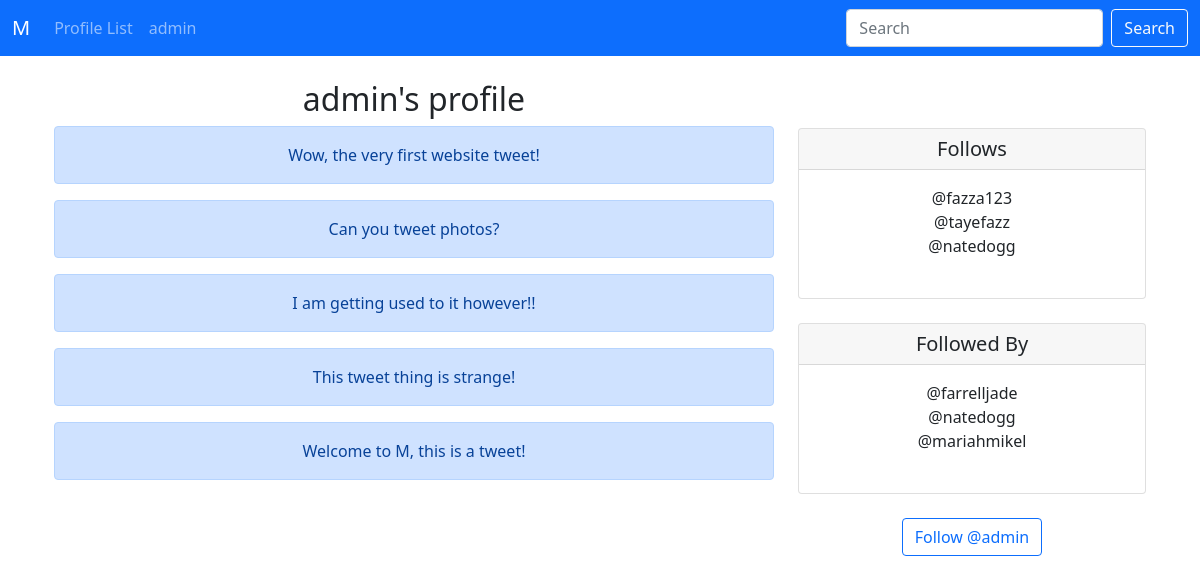
Screenshot of /profile/1 (signed in) with the database file from the repository.
### m/models.py (models this page shows, shortened)
class Profile(models.Model):
    user = models.OneToOneField(User, on_delete=models.CASCADE)
    follows = models.ManyToManyField("self",
                                     related_name="followed_by",
                                     symmetrical=False,
                                     blank=True)
    date_modified = models.DateTimeField(User, auto_now=True)
    def __str__(self):
        return self.user.username

class Tweet(models.Model):
    user = models.ForeignKey(User, related_name="tweets", on_delete=models.DO_NOTHING)
    body = models.CharField(max_length=200)
    created_at = models.DateTimeField(auto_now_add=True)

### m/views.py (the view, shortened to what this page needs)
# urls.py: path('profile/<int:pk>', views.profile, name="profile"),
def profile(request, pk):
    if request.user.is_authenticated:
        tweets = Tweet.objects.filter(user_id=pk).order_by("-created_at")  # get tweets from latest to oldest with "-created_at".
        profile = Profile.objects.get(user_id=pk)
        context = {
            'tweets': tweets,
            'profile': profile
        }
        return render(request, 'm/profile.html', context)
    else:
        messages.error(request, "You must be logged in to view this page...")
        return redirect('m:home')

### m/templates/m/profile.html (shortened to what this page needs)
{% extends 'm/base.html' %}
{% block content %}
  {% if profile %}
    <div class="container text-center">
      <div class="row">
        <div class="col-8">
          <h2>{{ profile.user.username }}'s profile</h2>
          {% if tweets %}
            {% for tweet in tweets %}
            <div class="alert alert-primary" role="alert">
              {{ tweet.body }}
            </div>
            {% endfor %}
          {% endif %}
        </div>
        <div class="col-4">
          <br/><br/>
            <div class="card">
              <h5 class="card-header">Follows</h5>
                <div class="card-body">
                  <p class="card-text">
                    {% for following in profile.follows.all %}
                    <a href="{% url 'm:profile' following.user.id %}" style="text-decoration: none; color: inherit;">@{{ following }}</a><br/>
                    {% endfor %}
                    <br/>
                  </p>
                </div>
            </div><br/>
            <div class="card">
                <h5 class="card-header">Followed By</h5>
                  <div class="card-body">
                    <p class="card-text">
                      {% for following in profile.followed_by.all %}
                      <a href="{% url 'm:profile' following.user.id %}" style="text-decoration: none; color: inherit;">@{{ following }}</a><br/>
                      {% endfor %}
                      <br/>
                    </p>
                  </div>
            </div><br/>
              <form method=POST>
                {% if profile in user.profile.follows.all %}
                  <button class="btn btn-outline-danger" name="follow" value="unfollow"
                  type="submit">Unfollow @{{ profile.user.username }}</button>
                {% else %}
                  <button class="btn btn-outline-primary" name="follow" value="follow"
                  type="submit">Follow @{{ profile.user.username }}</button>
                {% endif %}
              </form>
        </div>
      </div>
    </div>
  {% endif %}
{% endblock %}

### m/templates/m/navbar.html (shortened to what this page needs)
<nav class="navbar navbar-expand-lg navbar-dark bg-primary">
    <div class="container-fluid">
      <a class="navbar-brand" href="{% url 'm:home' %}">M</a>
      <div class="collapse navbar-collapse" id="navbarSupportedContent">
        <ul class="navbar-nav me-auto mb-2 mb-lg-0">
          <li class="nav-item">
            <a class="nav-link" href="{% url 'm:profile_list' %}">Profile List</a>
          </li>
          {% if user.is_authenticated %}
            <li class="nav-item">
              <a class="nav-link" href="{% url 'm:profile' request.user.id %}">{{ user }}</a>
            </li>
          {% endif %}
        </ul>
        <form class="d-flex">
          <input class="form-control me-2" type="search" placeholder="Search" aria-label="Search">
          <button class="btn btn-outline-light" type="submit">Search</button>
        </form>
      </div>
    </div>
  </nav>

### rows the page displays
Profile: user.username "admin"
Tweet: body "Wow, the very first website tweet!"
Tweet: body "Can you tweet photos?"
Tweet: body "I am getting used to it however!!"
Tweet: body "This tweet thing is strange!"
Tweet: body "Welcome to M, this is a tweet!"
Profile: user.username "fazza123"
Profile: user.username "tayefazz"
Profile: user.username "natedogg"
Profile: user.username "farrelljade"
Profile: user.username "mariahmikel"

### other values shown
{{ user }} "admin"
